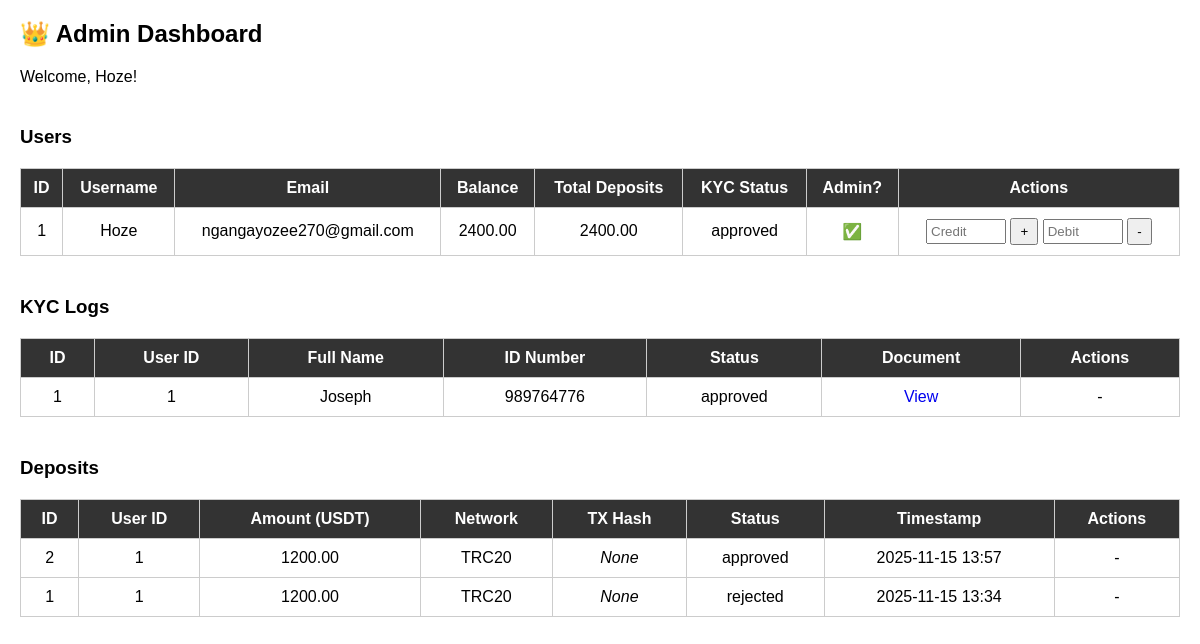
The page /admin (signed in) on the database its author committed.
### src/app/models.py (models this page shows, shortened)
class User(db.Model, UserMixin):
    __tablename__ = 'user'
    id = db.Column(db.Integer, primary_key=True)
    username = db.Column(db.String(100), unique=True, nullable=False)
    email = db.Column(db.String(120), unique=True, nullable=False)
    password = db.Column(db.String(200), nullable=False)
    balance = db.Column(db.Float, default=0.0)
    total_deposits = db.Column(db.Float, default=0.0)
    total_withdrawals = db.Column(db.Float, default=0.0)
    total_earnings = db.Column(db.Float, default=0.0)
    kyc_status = db.Column(db.String(20), default='pending')
    is_admin = db.Column(db.Boolean, default=False)
    kycs = db.relationship('KYCLog', backref='user', lazy=True)
    deposits = db.relationship('Deposit', backref='user', lazy=True)

class KYCLog(db.Model):
    __tablename__ = 'kyc_log'
    id = db.Column(db.Integer, primary_key=True)
    user_id = db.Column(db.Integer, db.ForeignKey('user.id'), nullable=False)
    full_name = db.Column(db.String(200), nullable=False)
    id_number = db.Column(db.String(100), nullable=False)
    document_path = db.Column(db.String(300))
    status = db.Column(db.String(20), default='pending')  # pending, approved, rejected
    timestamp = db.Column(db.DateTime, default=datetime.utcnow)

class Deposit(db.Model):
    __tablename__ = 'deposit'
    id = db.Column(db.Integer, primary_key=True)
    user_id = db.Column(db.Integer, db.ForeignKey('user.id'), nullable=False)
    amount = db.Column(db.Float, nullable=False)
    network = db.Column(db.String(50), default='TRC20')
    tx_hash = db.Column(db.String(200), nullable=True)
    status = db.Column(db.String(20), default='pending')
    timestamp = db.Column(db.DateTime, default=datetime.utcnow)

### src/app/routes.py (the view)
@main.route('/admin')
@login_required
def admin_dashboard():
    if not current_user.is_admin:
        flash("Access denied.", "danger")
        return redirect(url_for('main.dashboard'))
    users = User.query.all()
    kycs = KYCLog.query.order_by(KYCLog.timestamp.desc()).all()
    deposits = Deposit.query.order_by(Deposit.timestamp.desc()).all()
    return render_template("admin_dashboard.html",
                           users=users,
                           kycs=kycs,
                           deposits=deposits)

### src/app/models.py (called while the page is built)
@login_manager.user_loader
def load_user(user_id):
    return User.query.get(int(user_id))

### src/app/templates/admin_dashboard.html (shortened to what this page needs)
<!DOCTYPE html>
<html lang="en">
<head>
</head>
<body>
  <h2>👑 Admin Dashboard</h2>
  <p>Welcome, {{ current_user.username }}!</p>
  <h3>Users</h3>
  <table>
    <tr>
      <th>ID</th><th>Username</th><th>Email</th><th>Balance</th>
      <th>Total Deposits</th><th>KYC Status</th><th>Admin?</th><th>Actions</th>
    </tr>
    {% for user in users %}
    <tr>
      <td>{{ user.id }}</td>
      <td>{{ user.username }}</td>
      <td>{{ user.email }}</td>
      <td>{{ "%.2f"|format(user.balance) }}</td>
      <td>{{ "%.2f"|format(user.total_deposits) }}</td>
      <td>{{ user.kyc_status }}</td>
      <td>{{ '✅' if user.is_admin else '❌' }}</td>
      <td>
        <form action="{{ url_for('admin.credit_user', user_id=user.id) }}" method="POST">
          <input type="number" step="0.01" name="amount" placeholder="Credit">
          <button type="submit">+</button>
        </form>
        <form action="{{ url_for('admin.debit_user', user_id=user.id) }}" method="POST">
          <input type="number" step="0.01" name="amount" placeholder="Debit">
          <button type="submit">-</button>
        </form>
      </td>
    </tr>
    {% endfor %}
  </table>
  <h3>KYC Logs</h3>
  <table>
    <tr>
      <th>ID</th><th>User ID</th><th>Full Name</th><th>ID Number</th>
      <th>Status</th><th>Document</th><th>Actions</th>
    </tr>
    {% for kyc in kycs %}
    <tr>
      <td>{{ kyc.id }}</td>
      <td>{{ kyc.user_id }}</td>
      <td>{{ kyc.full_name }}</td>
      <td>{{ kyc.id_number }}</td>
      <td>{{ kyc.status }}</td>
      <td>
        {% if kyc.document_path %}
          <a href="{{ url_for('static', filename='uploads/' + kyc.document_path.split('/')[-1]) }}" target="_blank">
            View
          </a>
        {% else %}
          No file
        {% endif %}
      </td>
      <td>
        {% if kyc.status == 'pending' %}
          <a href="{{ url_for('main.approve_kyc', kyc_id=kyc.id) }}" class="approve">Approve</a>
          <a href="{{ url_for('main.reject_kyc', kyc_id=kyc.id) }}" class="reject">Reject</a>
        {% else %}
          -
        {% endif %}
      </td>
    </tr>
    {% endfor %}
  </table>
  <h3>Deposits</h3>
  <table>
    <tr>
      <th>ID</th><th>User ID</th><th>Amount (USDT)</th><th>Network</th>
      <th>TX Hash</th><th>Status</th><th>Timestamp</th><th>Actions</th>
    </tr>
    {% for dep in deposits %}
    <tr>
      <td>{{ dep.id }}</td>
      <td>{{ dep.user_id }}</td>
      <td>{{ "%.2f"|format(dep.amount) }}</td>
      <td>{{ dep.network }}</td>
      <td>
        {% if dep.tx_hash %}
          <small>{{ dep.tx_hash }}</small>
        {% else %}
          <i>None</i>
        {% endif %}
      </td>
      <td>{{ dep.status }}</td>
      <td>{{ dep.timestamp.strftime("%Y-%m-%d %H:%M") }}</td>
      <td>
        {% if dep.status == 'pending' %}
          <a href="{{ url_for('main.approve_deposit', deposit_id=dep.id) }}" class="approve">Approve</a>
          <a href="{{ url_for('main.reject_deposit', deposit_id=dep.id) }}" class="reject">Reject</a>
        {% else %}
          -
        {% endif %}
      </td>
    </tr>
    {% endfor %}
  </table>
</body>
</html>

### src/app/templates/admin_dashboard.html (style rules this page uses)
body { font-family: Arial; margin: 20px; }
table { width: 100%; border-collapse: collapse; margin-top: 20px; }
th, td { padding: 10px; border: 1px solid #ccc; text-align: center; }
th { background: #333; color: #fff; }
a { text-decoration: none; padding: 4px 8px; border-radius: 4px; }
form { display: inline-block; margin: 0; }
input { width: 70px; padding: 3px; }
button { padding: 4px 8px; }
h3 { margin-top: 40px; }

### rows shown on the page
User: username "Hoze", id "1", email "ngangayozee270@gmail.com", balance "2400.00", total_deposits "2400.00", kyc_status "approved", is_admin "✅"
KYCLog: id "1", user_id "1", full_name "Joseph", id_number "989764776", status "approved"
Deposit: id "2", user_id "1", amount "1200.00", network "TRC20", shows "None", status "approved", timestamp "2025-11-15 13:57"
Deposit: id "1", user_id "1", amount "1200.00", network "TRC20", shows "None", status "rejected", timestamp "2025-11-15 13:34"
